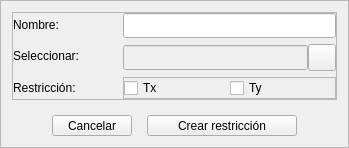
             <widget class="QFrame" name="frame_boundary2">
              <property name="sizePolicy">
               <sizepolicy hsizetype="Preferred" vsizetype="Preferred">
                <horstretch>0</horstretch>
                <verstretch>0</verstretch>
               </sizepolicy>
              </property>
              <property name="frameShape">
               <enum>QFrame::StyledPanel</enum>
              </property>
              <property name="frameShadow">
               <enum>QFrame::Raised</enum>
              </property>
              <layout class="QVBoxLayout" name="verticalLayout_6">
               <property name="spacing">
                <number>15</number>
               </property>
               <item>
                <widget class="QFrame" name="frame_3">
                 <property name="styleSheet">
                  <string notr="true"/>
                 </property>
                 <property name="frameShape">
                  <enum>QFrame::StyledPanel</enum>
                 </property>
                 <property name="frameShadow">
                  <enum>QFrame::Raised</enum>
                 </property>
                 <layout class="QFormLayout" name="formLayout_3">
                  <property name="horizontalSpacing">
                   <number>0</number>
                  </property>
                  <property name="verticalSpacing">
                   <number>6</number>
                  </property>
                  <property name="leftMargin">
                   <number>0</number>
                  </property>
                  <property name="topMargin">
                   <number>0</number>
                  </property>
                  <property name="rightMargin">
                   <number>0</number>
                  </property>
                  <property name="bottomMargin">
                   <number>0</number>
                  </property>
                  <item row="0" column="0">
                   <widget class="QLabel" name="label_textBoundary1">
                    <property name="minimumSize">
                     <size>
                      <width>110</width>
                      <height>0</height>
                     </size>
                    </property>
                    <property name="text">
                     <string>Nombre:</string>
                    </property>
                    <property name="QLabelStyle" stdset="0">
                     <number>3</number>
                    </property>
                   </widget>
                  </item>
                  <item row="0" column="1">
                   <widget class="QLineEdit" name="lineEdit_textBoundaryName">
                    <property name="minimumSize">
                     <size>
                      <width>150</width>
                      <height>25</height>
                     </size>
                    </property>
                    <property name="maximumSize">
                     <size>
                      <width>16777215</width>
                      <height>16777215</height>
                     </size>
                    </property>
                    <property name="text">
                     <string/>
                    </property>
                    <property name="QLineEditStyle" stdset="0">
                     <number>1</number>
                    </property>
                   </widget>
                  </item>
                  <item row="1" column="0">
                   <widget class="QLabel" name="label_textBoundary4">
                    <property name="minimumSize">
                     <size>
                      <width>110</width>
                      <height>0</height>
                     </size>
                    </property>
                    <property name="text">
                     <string>Seleccionar:</string>
                    </property>
                    <property name="QLabelStyle" stdset="0">
                     <number>3</number>
                    </property>
                   </widget>
                  </item>
                  <item row="1" column="1">
                   <layout class="QHBoxLayout" name="horizontalLayout_11">
                    <property name="spacing">
                     <number>0</number>
                    </property>
                    <item>
                     <widget class="QLineEdit" name="lineEdit_textBoundarySelected">
                      <property name="enabled">
                       <bool>false</bool>
                      </property>
                      <property name="minimumSize">
                       <size>
                        <width>120</width>
                        <height>25</height>
                       </size>
                      </property>
                      <property name="maximumSize">
                       <size>
                        <width>16777215</width>
                        <height>16777215</height>
                       </size>
                      </property>
                      <property name="text">
                       <string/>
                      </property>
                      <property name="QLineEditStyle" stdset="0">
                       <number>2</number>
                      </property>
                     </widget>
                    </item>
                    <item>
                     <widget class="QToolButton" name="toolButton_cardBoundaryDrawSelected">
                      <property name="text">
                       <string/>
                      </property>
                      <property name="icon">
                       <iconset>
                        <normaloff>../recursos/iconos/iconos_menu_draw_mesh/select.svg</normaloff>../recursos/iconos/iconos_menu_draw_mesh/select.svg</iconset>
                      </property>
                      <property name="iconSize">
                       <size>
                        <width>20</width>
                        <height>20</height>
                       </size>
                      </property>
                      <property name="arrowType">
                       <enum>Qt::NoArrow</enum>
                      </property>
                      <property name="QToolButtonStyle" stdset="0">
                       <number>1</number>
                      </property>
                     </widget>
                    </item>
                   </layout>
                  </item>
                  <item row="2" column="0">
                   <widget class="QLabel" name="label_textBoundary3">
                    <property name="minimumSize">
                     <size>
                      <width>110</width>
                      <height>0</height>
                     </size>
                    </property>
                    <property name="text">
                     <string>Restricción:</string>
                    </property>
                    <property name="QLabelStyle" stdset="0">
                     <number>3</number>
                    </property>
                   </widget>
                  </item>
                  <item row="2" column="1">
                   <widget class="QFrame" name="frame_8">
                    <property name="sizePolicy">
                     <sizepolicy hsizetype="Preferred" vsizetype="Preferred">
                      <horstretch>0</horstretch>
                      <verstretch>0</verstretch>
                     </sizepolicy>
                    </property>
                    <property name="frameShape">
                     <enum>QFrame::StyledPanel</enum>
                    </property>
                    <property name="frameShadow">
                     <enum>QFrame::Raised</enum>
                    </property>
                    <layout class="QHBoxLayout" name="horizontalLayout_22">
                     <property name="spacing">
                      <number>0</number>
                     </property>
                     <property name="leftMargin">
                      <number>0</number>
                     </property>
                     <property name="topMargin">
                      <number>0</number>
                     </property>
                     <property name="rightMargin">
                      <number>0</number>
                     </property>
                     <property name="bottomMargin">
                      <number>0</number>
                     </property>
                     <item>
                      <widget class="QCheckBox" name="checkBox_BoundaryRestrictionTX">
                       <property name="text">
                        <string>Tx</string>
                       </property>
                       <property name="QCheckBoxStyle" stdset="0">
                        <number>1</number>
                       </property>
                      </widget>
                     </item>
                     <item>
                      <widget class="QCheckBox" name="checkBox_BoundaryRestrictionTY">
                       <property name="text">
                        <string>Ty</string>
                       </property>
                       <property name="QCheckBoxStyle" stdset="0">
                        <number>1</number>
                       </property>
                      </widget>
                     </item>
                    </layout>
                   </widget>
                  </item>
                 </layout>
                </widget>
               </item>
               <item>
                <layout class="QHBoxLayout" name="horizontalLayout_12">
                 <item>
                  <spacer name="horizontalSpacer_3">
                   <property name="orientation">
                    <enum>Qt::Horizontal</enum>
                   </property>
                   <property name="sizeHint" stdset="0">
                    <size>
                     <width>40</width>
                     <height>20</height>
                    </size>
                   </property>
                  </spacer>
                 </item>
                 <item>
                  <widget class="QToolButton" name="toolButton_boundaryCancel_2">
                   <property name="minimumSize">
                    <size>
                     <width>80</width>
                     <height>0</height>
                    </size>
                   </property>
                   <property name="maximumSize">
                    <size>
                     <width>150</width>
                     <height>16777215</height>
                    </size>
                   </property>
                   <property name="text">
                    <string>Cancelar</string>
                   </property>
                   <property name="QToolButtonStyle" stdset="0">
                    <number>3</number>
                   </property>
                  </widget>
                 </item>
                 <item>
                  <widget class="QToolButton" name="toolButton_boundaryCreate_2">
                   <property name="minimumSize">
                    <size>
                     <width>150</width>
                     <height>0</height>
                    </size>
                   </property>
                   <property name="maximumSize">
                    <size>
                     <width>150</width>
                     <height>16777215</height>
                    </size>
                   </property>
                   <property name="text">
                    <string>Crear restricción</string>
                   </property>
                   <property name="QToolButtonStyle" stdset="0">
                    <number>2</number>
                   </property>
                  </widget>
                 </item>
                 <item>
                  <spacer name="horizontalSpacer_4">
                   <property name="orientation">
                    <enum>Qt::Horizontal</enum>
                   </property>
                   <property name="sizeHint" stdset="0">
                    <size>
                     <width>40</width>
                     <height>20</height>
                    </size>
                   </property>
                  </spacer>
                 </item>
                </layout>
               </item>
              </layout>
             </widget>
